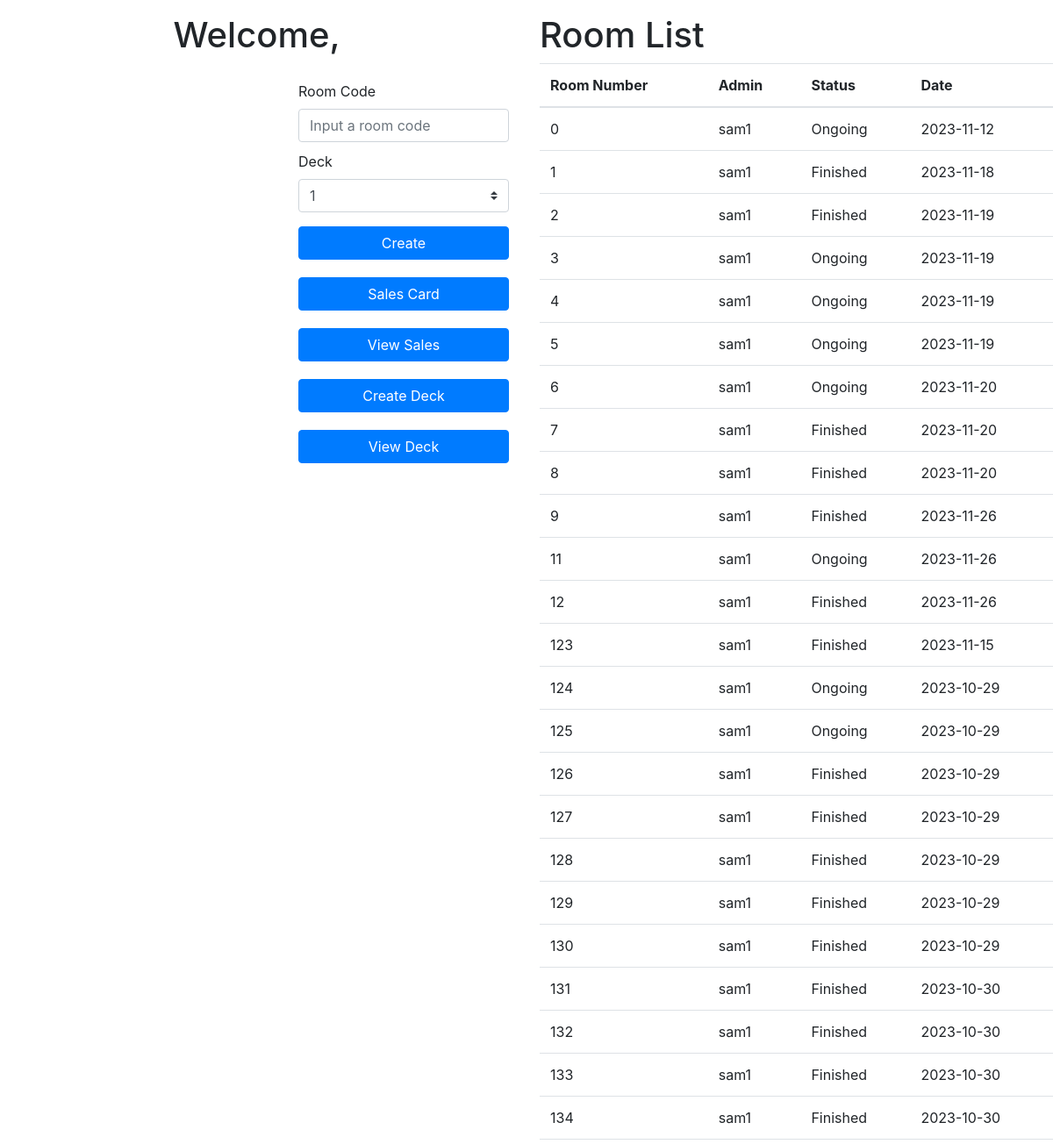
Before: /unused/homeAdmin2.php (upper part) with the older database file.
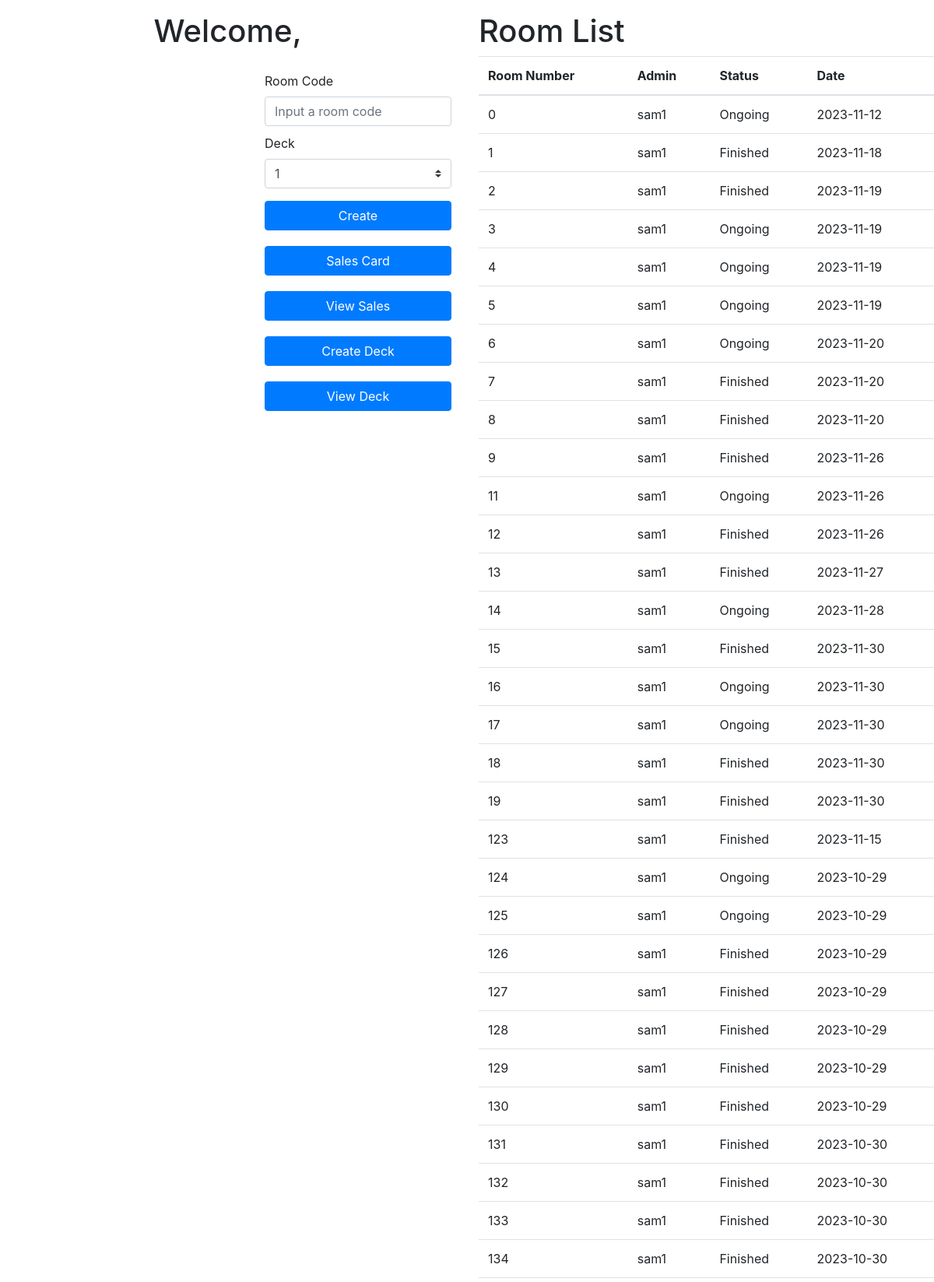
After: the same page with the newer database file.
### tables this page shows
CREATE TABLE `room` (
  `id_room` int(4) NOT NULL,
  `id_admin` varchar(4) NOT NULL,
  `status` int(1) NOT NULL,
  `tanggal` date DEFAULT NULL,
  `id_deck` int(11) NOT NULL,
  `ronde` int(11) NOT NULL
);

### unused/homeAdmin2.php (the view, shortened to what this page needs)
<!DOCTYPE html>
<html lang="en">
<head>
    <link rel="stylesheet" href="https://maxcdn.bootstrapcdn.com/bootstrap/4.0.0/css/bootstrap.min.css">
</head>
<body>
    <div class="row">
        <div class="col-6">
            <div class = "mt-3 d-flex justify-content-center ">
                <h1>Welcome,
                <?php
                    require 'connect.php';
                    echo "<br>";
                ?>
                </h1>
            </div>
            <div class="justify-content-center" style = "margin-left: 340px;margin-top: 20px">
                <form method="POST" action="createRoomLogic.php" style = "width: 15rem">
                    <div class="mb-3">
                        <label for="roomCode" class="form-label d-flex just">Room Code</label>
                        <input type="text" class="form-control" id="roomCode" name = "roomCode" placeholder="Input a room code">
                        <label for="idDeck" class="form-label d-flex just" style="margin-top: 10px;">Deck</label>
                        <select class="custom-select" aria-label="Default select example" name="idDeck" style="width: 15rem;">
                            <?php
                                $sql = "SELECT id_deck FROM deck";
                                $result = mysqli_query($con,$sql);
                                while($row = mysqli_fetch_array($result)) {
                                    echo "<option value=$row[0]>$row[0]</option>";
                                }
                            ?>
                        </select>
                    </div>
                <button type="submit" class="btn btn-primary" name= "create" style="width: 15rem;">Create</button>
                </form>
                <form action="setSalesCard.php" style="margin-top: 20px;">
                    <button type="submit" class="btn btn-primary" style = "width: 15rem">Sales Card</button>
                </form>
                <form action="viewSalesCard.php" style="margin-top: 20px;">
                    <button type="submit" class="btn btn-primary" style = "width: 15rem">View Sales</button>
                </form>
                <form action="createDeck.php" style="margin-top: 20px;">
                    <button type="submit" class="btn btn-primary" style = "width: 15rem">Create Deck</button>
                </form>
                <form action="viewDeck.php" style="margin-top: 20px;">
                    <button type="submit" class="btn btn-primary" style = "width: 15rem">View Deck</button>
                </form>
            </div>
        </div>
        <div class="col-6 mt-3">
            <h1>Room List</h1>
            <table class="table">
            <thead>
                <tr>
                    <th scope="col">Room Number</th>
                    <th scope="col">Admin</th>
                    <th scope="col">Status</th>
                    <th scope="col">Date</th>
                </tr>
            </thead>
            <tbody>
                <?php
                $sql = "SELECT * FROM room";
                $result= mysqli_query($con,$sql);
                while($row = mysqli_fetch_array($result)){
                    if($row[2] == 1){
                        $val = 'Finished';
                    }
                    else{
                        $val = 'Ongoing';
                    }
                    echo "<tr>
                        <td>$row[0]</td>
                        <td>$row[1]</td>
                        <td>$val</td>
                        <td>$row[3]</td>
                        </tr>
                    ";
                }
                ?>
            </tbody>
            </table>
        </div>
    </div>
</body>
</html>

Changed rows visible on the page:
added room: id_room "13", id_admin "sam1", status "Finished", tanggal "2023-11-27"
added room: id_room "14", id_admin "sam1", status "Ongoing", tanggal "2023-11-28"
added room: id_room "15", id_admin "sam1", status "Finished", tanggal "2023-11-30"
added room: id_room "16", id_admin "sam1", status "Ongoing", tanggal "2023-11-30"
added room: id_room "17", id_admin "sam1", status "Ongoing", tanggal "2023-11-30"
added room: id_room "18", id_admin "sam1", status "Finished", tanggal "2023-11-30"
added room: id_room "19", id_admin "sam1", status "Finished", tanggal "2023-11-30"
